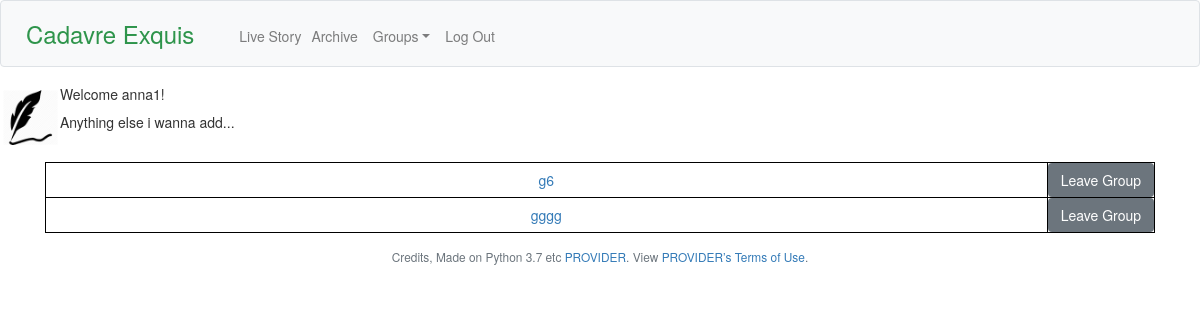
Before: /groups (signed in) with the older database file.
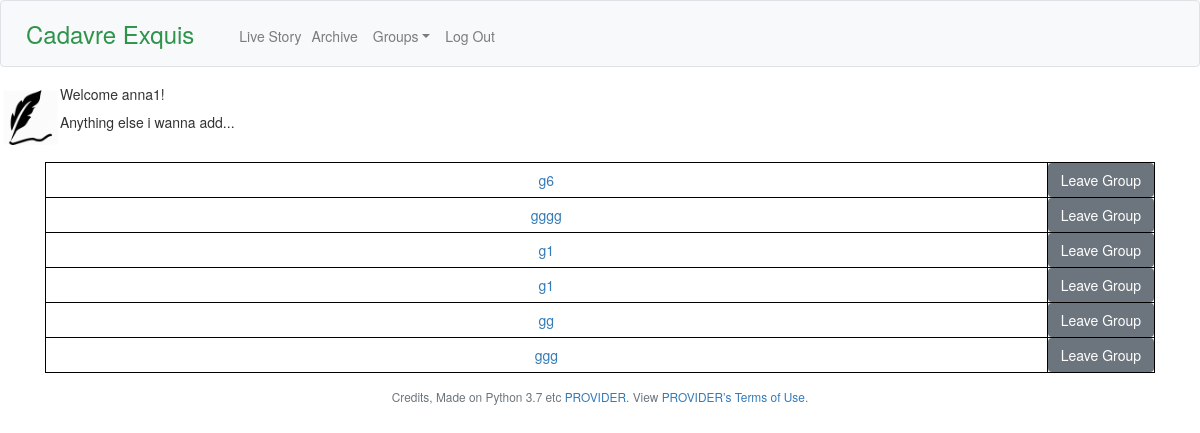
After: the same page with the newer database file.
### tables this page shows
CREATE TABLE 'groups' (
'group_name' VARCHAR(255) NOT NULL,
'turn' INTEGER NOT NULL,
'user_id'INTEGER,
FOREIGN KEY ('user_id') REFERENCES 'users'('user_id')
ON UPDATE CASCADE
ON DELETE CASCADE
);

### flask_app.py (the view)
@app.route("/groups", methods=["GET", "POST"])
@login_required
def groups():
  groups = query_db("SELECT * FROM groups WHERE user_id=?", [session["user_id"]], one=False)
  if request.method == "POST":
    request.get("leave")
  else:
    return render_template("groups.html", groups=groups)

### flask_app.py (called while the page is built)
@app.after_request
def after_request(response):
    response.headers["Cache-Control"] = "no-cache, no-store, must-revalidate"
    response.headers["Expires"] = 0
    response.headers["Pragma"] = "no-cache"
    return response

@app.teardown_appcontext
def close_connection(exception):
  db = getattr(g, '_database', None)
  if db is not None:
    db.close()

### helpers.py (called while the page is built)
def get_db():
  db=getattr(g, '_database', None)
  if db is None:
    db = g._database = sqlite3.connect("ce.db")
    db.row_factory = make_dicts #why function called without args????
  return db

def make_dicts(cursor, row):
    return dict((cursor.description[idx][0], value)
                for idx, value in enumerate(row))

def query_db(query, args=(), one=False):
    cur = get_db().execute(query, args)
    rv = cur.fetchall()
    cur.close()
    return (rv[0] if rv else None) if one else rv

def login_required(f):
    @wraps(f)
    def decorated_function(*args, **kwargs):
        if session.get("user_id") is None:
            return redirect("/login")
        return f(*args, **kwargs)
    return decorated_function

### templates/groups.html (shortened to what this page needs)
{% extends "layout.html" %}
  {% block main %}
      {% if groups %}
        <table>
          {% for group in groups %}
          <tr>
            <td><a href="/group/{{group["group_name"]}}">{{group["group_name"]}}</a></td>
            <form>
              <td><button name="leave" class="btn btn-secondary" type="submit" formaction="/leave_group/{{group["group_name"]}}">Leave Group</button></td>
            </form>
          </tr>
          {% endfor %}
        </table>
      {% else %}
        <p>Looks like you are not in any groups! Create a new one or join an existing one!</p>
      {% endif %}
  {% endblock %}

### templates/layout.html (shortened to what this page needs)
<!DOCTYPE html>
<html lang="en">
    <head>
        <link href="https://maxcdn.bootstrapcdn.com/bootstrap/4.1.3/css/bootstrap.min.css" rel="stylesheet">
        <link href="/static/styles.css" rel="stylesheet">
        <link href="https://netdna.bootstrapcdn.com/bootstrap/3.1.0/css/bootstrap.min.css" rel="stylesheet" id="bootstrap-css">
    </head>
    <body>
        <nav class="navbar navbar-expand-md navbar-light bg-light border">
            <a class="navbar-brand" href="/"><span class="green">Cadavre Exquis</span></a>
            <div class="collapse navbar-collapse" id="navbar">
                {% if session.user_id %}
                    <ul class="navbar-nav mr-auto mt-2">
                        <li class="nav-item"><a class="nav-link" href="/live_game">Live Story</a></li>
                        <li class="nav-item"><a class="nav-link" href="/archive">Archive</a></li>
                        <li class="dropdown"><a class="dropdown-toggle" role="button" data-toggle="dropdown" >Groups</a>
                        </li>
                    </ul>
                    <ul class="navbar-nav ml-auto mt-2">
                        <li class="nav-item"><a class="nav-link" href="/logout">Log Out</a></li>
                    </ul>
                {% else %}
                    <ul class="navbar-nav ml-auto mt-2">
                        <li class="nav-item"><a class="nav-link" href="/login">Log In</a></li>
                        <li class="nav-item"><a class="nav-link" href="/sign_up">Sign Up</a></li>
                        <li class="nav-item"><a class="nav-link" href="/about">About</a></li>
                    </ul>
                {% endif %}
            </div>
        </nav>
        {% if session.user_id %}
        <div class="media" align="left">
          <img class="p-1" src="{{url_for('static',filename='pen.png')}}" class="align-self-start mr-3" height="60" width="60" alt="...">
          <div class="media-body">
            <h5 class="mt-0">Welcome {{ session.name }}!</h5>
            Anything else i wanna add...
          </div>
        </div>
        {% endif %}
        <main class="container p-4">
            {% block main %}{% endblock %}
        </main>
        <footer class="small text-center text-muted">
            Credits, Made on Python 3.7 etc <a href="https://iextrading.com/developer">PROVIDER</a>. View <a href="https://iextrading.com/api-exhibit-a/">PROVIDER’s Terms of Use</a>.
        </footer>
    </body>
</html>

### static/styles.css (style rules this page uses)
nav .navbar-brand { font-size: x-large; }
nav .dropdown-toggle { padding-right: 0; padding-left: 0; color: rgba(0,0,0,.5); display: block; padding: .5rem 1rem; }
nav .dropdown { color: rgba(0,0,0,.5); }
nav .navbar-brand .green { color: #2e944b; }
main { overflow-x: auto; text-align: center; }
table, th, td, tr { border: 1px solid black; border-collapse: collapse; }
th, td { padding: 5px; }
td { border:1px solid #000; }
tr td:last-child { width:1%; white-space:nowrap; }

Changed rows visible on the page:
added groups: group_name "g1"
added groups: group_name "g1"
added groups: group_name "gg"
added groups: group_name "ggg"
